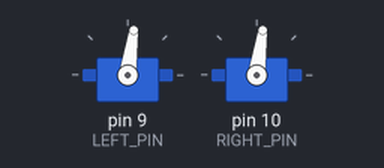
The sketch below on a simulated Arduino Uno, built with avr-gcc and run on an emulated ATmega328P. On the bench: 2 × servo.

Above: at 0.05 s.
At 12.45 s:
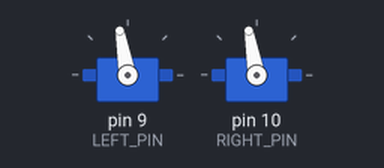
Timing chart, 0 to 26.0 s (numbered marks = the images above):
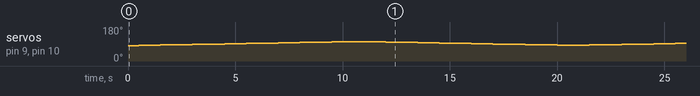

The sketch:

ArduinoContinuousDriveServoRobot.ino
```cpp
#include "robot.h"
#include "counter.h"

Robot *r;
Counter *c;

void setup() {
  r = new Robot();
  c = new Counter();
}

void loop() {
  c->count();
  r->setSpeed(c->getLeft(), c->getRight());
  delay(500);
}
```

counter.cpp
```cpp
#include "counter.h"

void Counter::count() {
  if (direction) {
    l++;
    r--;
    if (l >= STOP_UPPER - 1) {
      direction = false;
    }
  } else {
    l--;
    r++;
    if (l <= STOP_LOWER) {
      direction = true;
    }
  }
}

int Counter::getLeft() {
  return l;
}

int Counter::getRight() {
  return r;
}
```

counter.h
```cpp
#ifndef COUNTER_H
#define COUNTER_H

#define STOP_POINT 93
#define STOP_LOWER 83
#define STOP_UPPER 104

class Counter {
  public:
    void count();
    int getLeft();
    int getRight();
  private:
    int l = STOP_LOWER;
    int r = STOP_UPPER;
    bool direction = false;
};

#endif
```

robot.cpp
```cpp
#include "robot.h"

Robot::Robot() {
  left = new Servo();
  right = new Servo();
  left->attach(LEFT_PIN);
  right->attach(RIGHT_PIN);
}

void Robot::setSpeed(int l, int r) {
  left->write(l);
  right->write(l);
}
```

robot.h
```cpp
#ifndef ROBOT_H
#define ROBOT_H

#include <Servo.h>

#define LEFT_PIN 9
#define RIGHT_PIN 10

class Robot {
  public:
    Robot();
    void setSpeed(int l, int r);
  private:
    Servo *left;
    Servo *right;
};

#endif
```
